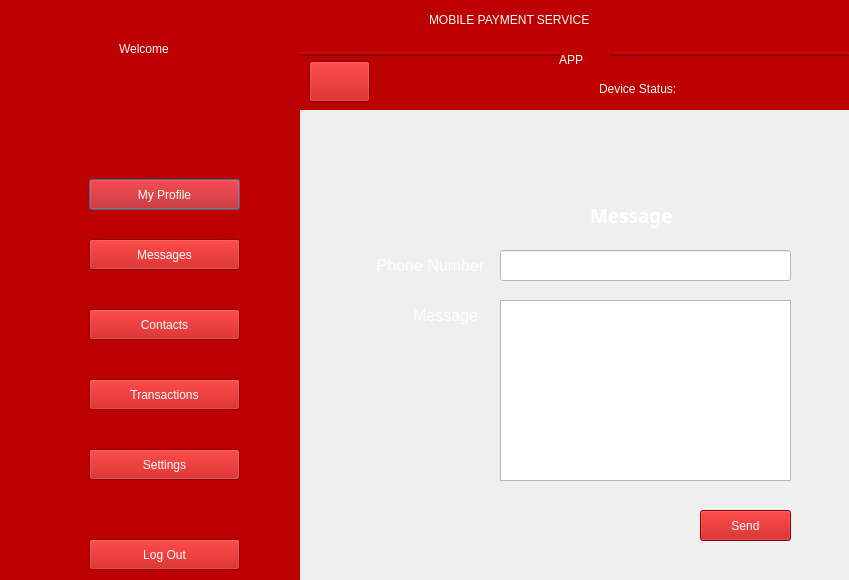
<?xml version="1.0" encoding="UTF-8"?>
<ui version="4.0">
 <class>Dialog</class>
 <widget class="QDialog" name="Dialog">
  <property name="geometry">
   <rect>
    <x>0</x>
    <y>0</y>
    <width>849</width>
    <height>580</height>
   </rect>
  </property>
  <property name="windowTitle">
   <string>Dialog</string>
  </property>
  <property name="styleSheet">
   <string notr="true"/>
  </property>
  <widget class="QWidget" name="widget" native="true">
   <property name="geometry">
    <rect>
     <x>-1</x>
     <y>-1</y>
     <width>301</width>
     <height>581</height>
    </rect>
   </property>
   <property name="styleSheet">
    <string notr="true">background-color: rgb(189, 0, 0);
color: rgb(255, 255, 255);</string>
   </property>
   <widget class="QLabel" name="label">
    <property name="geometry">
     <rect>
      <x>120</x>
      <y>40</y>
      <width>81</width>
      <height>20</height>
     </rect>
    </property>
    <property name="styleSheet">
     <string notr="true">font: 75 14pt &quot;MS Shell Dlg 2&quot;;</string>
    </property>
    <property name="text">
     <string>Welcome</string>
    </property>
   </widget>
   <widget class="QLabel" name="nmm">
    <property name="geometry">
     <rect>
      <x>60</x>
      <y>70</y>
      <width>201</width>
      <height>20</height>
     </rect>
    </property>
    <property name="styleSheet">
     <string notr="true">font: 75 13pt &quot;MS Shell Dlg 2&quot;;</string>
    </property>
    <property name="text">
     <string/>
    </property>
    <property name="alignment">
     <set>Qt::AlignCenter</set>
    </property>
   </widget>
   <widget class="QLabel" name="pnmm">
    <property name="geometry">
     <rect>
      <x>100</x>
      <y>110</y>
      <width>131</width>
      <height>20</height>
     </rect>
    </property>
    <property name="styleSheet">
     <string notr="true">font: 75 13pt &quot;MS Shell Dlg 2&quot;;</string>
    </property>
    <property name="text">
     <string/>
    </property>
    <property name="alignment">
     <set>Qt::AlignCenter</set>
    </property>
   </widget>
   <widget class="QLabel" name="label_4">
    <property name="geometry">
     <rect>
      <x>20</x>
      <y>170</y>
      <width>51</width>
      <height>41</height>
     </rect>
    </property>
    <property name="text">
     <string/>
    </property>
    <property name="pixmap">
     <pixmap>../icons/2.png</pixmap>
    </property>
   </widget>
   <widget class="QLabel" name="label_5">
    <property name="geometry">
     <rect>
      <x>20</x>
      <y>230</y>
      <width>51</width>
      <height>41</height>
     </rect>
    </property>
    <property name="text">
     <string/>
    </property>
    <property name="pixmap">
     <pixmap>../icons/3.png</pixmap>
    </property>
   </widget>
   <widget class="QLabel" name="label_11">
    <property name="geometry">
     <rect>
      <x>20</x>
      <y>370</y>
      <width>51</width>
      <height>41</height>
     </rect>
    </property>
    <property name="text">
     <string/>
    </property>
    <property name="pixmap">
     <pixmap>../icons/5.png</pixmap>
    </property>
   </widget>
   <widget class="QLabel" name="label_12">
    <property name="geometry">
     <rect>
      <x>20</x>
      <y>300</y>
      <width>51</width>
      <height>41</height>
     </rect>
    </property>
    <property name="text">
     <string/>
    </property>
    <property name="pixmap">
     <pixmap>../icons/4.png</pixmap>
    </property>
   </widget>
   <widget class="QLabel" name="label_13">
    <property name="geometry">
     <rect>
      <x>20</x>
      <y>440</y>
      <width>51</width>
      <height>41</height>
     </rect>
    </property>
    <property name="text">
     <string/>
    </property>
    <property name="pixmap">
     <pixmap>../icons/6.png</pixmap>
    </property>
   </widget>
   <widget class="QLabel" name="label_14">
    <property name="geometry">
     <rect>
      <x>20</x>
      <y>530</y>
      <width>51</width>
      <height>41</height>
     </rect>
    </property>
    <property name="text">
     <string/>
    </property>
    <property name="pixmap">
     <pixmap>../icons/7.png</pixmap>
    </property>
   </widget>
   <widget class="QPushButton" name="pushButton_2">
    <property name="geometry">
     <rect>
      <x>90</x>
      <y>180</y>
      <width>151</width>
      <height>31</height>
     </rect>
    </property>
    <property name="styleSheet">
     <string notr="true">font: 75 10pt &quot;Arial&quot;;</string>
    </property>
    <property name="text">
     <string>My Profile</string>
    </property>
   </widget>
   <widget class="QPushButton" name="messages">
    <property name="geometry">
     <rect>
      <x>90</x>
      <y>240</y>
      <width>151</width>
      <height>31</height>
     </rect>
    </property>
    <property name="styleSheet">
     <string notr="true">font: 75 10pt &quot;Arial&quot;;</string>
    </property>
    <property name="text">
     <string>Messages</string>
    </property>
   </widget>
   <widget class="QPushButton" name="pushButton_4">
    <property name="geometry">
     <rect>
      <x>90</x>
      <y>310</y>
      <width>151</width>
      <height>31</height>
     </rect>
    </property>
    <property name="styleSheet">
     <string notr="true">font: 75 10pt &quot;Arial&quot;;</string>
    </property>
    <property name="text">
     <string>Contacts</string>
    </property>
   </widget>
   <widget class="QPushButton" name="transaction">
    <property name="geometry">
     <rect>
      <x>90</x>
      <y>380</y>
      <width>151</width>
      <height>31</height>
     </rect>
    </property>
    <property name="styleSheet">
     <string notr="true">font: 75 10pt &quot;Arial&quot;;</string>
    </property>
    <property name="text">
     <string>Transactions</string>
    </property>
   </widget>
   <widget class="QPushButton" name="pushButton_6">
    <property name="geometry">
     <rect>
      <x>90</x>
      <y>450</y>
      <width>151</width>
      <height>31</height>
     </rect>
    </property>
    <property name="styleSheet">
     <string notr="true">font: 75 10pt &quot;Arial&quot;;</string>
    </property>
    <property name="text">
     <string>Settings</string>
    </property>
   </widget>
   <widget class="QPushButton" name="lgo">
    <property name="geometry">
     <rect>
      <x>90</x>
      <y>540</y>
      <width>151</width>
      <height>31</height>
     </rect>
    </property>
    <property name="styleSheet">
     <string notr="true">font: 75 10pt &quot;Arial&quot;;</string>
    </property>
    <property name="text">
     <string>Log Out</string>
    </property>
   </widget>
  </widget>
  <widget class="QFrame" name="frame">
   <property name="geometry">
    <rect>
     <x>299</x>
     <y>-1</y>
     <width>551</width>
     <height>111</height>
    </rect>
   </property>
   <property name="styleSheet">
    <string notr="true">background-color: rgb(189, 0, 0);
color: rgb(255, 255, 255);</string>
   </property>
   <property name="frameShape">
    <enum>QFrame::HLine</enum>
   </property>
   <property name="frameShadow">
    <enum>QFrame::Raised</enum>
   </property>
   <property name="lineWidth">
    <number>2</number>
   </property>
   <property name="midLineWidth">
    <number>0</number>
   </property>
   <widget class="QLabel" name="label_16">
    <property name="geometry">
     <rect>
      <x>260</x>
      <y>50</y>
      <width>51</width>
      <height>21</height>
     </rect>
    </property>
    <property name="styleSheet">
     <string notr="true">font: 75 18pt &quot;MS Shell Dlg 2&quot;;</string>
    </property>
    <property name="text">
     <string>APP</string>
    </property>
   </widget>
   <widget class="QLabel" name="label_15">
    <property name="geometry">
     <rect>
      <x>130</x>
      <y>10</y>
      <width>301</width>
      <height>21</height>
     </rect>
    </property>
    <property name="styleSheet">
     <string notr="true">font: 75 18pt &quot;MS Shell Dlg 2&quot;;</string>
    </property>
    <property name="text">
     <string>MOBILE PAYMENT SERVICE</string>
    </property>
   </widget>
   <widget class="QPushButton" name="hm">
    <property name="geometry">
     <rect>
      <x>10</x>
      <y>62</y>
      <width>61</width>
      <height>41</height>
     </rect>
    </property>
    <property name="text">
     <string/>
    </property>
    <property name="icon">
     <iconset>
      <normaloff>../icons/1.png</normaloff>../icons/1.png</iconset>
    </property>
    <property name="iconSize">
     <size>
      <width>40</width>
      <height>40</height>
     </size>
    </property>
   </widget>
   <widget class="QLabel" name="st">
    <property name="geometry">
     <rect>
      <x>410</x>
      <y>80</y>
      <width>111</width>
      <height>20</height>
     </rect>
    </property>
    <property name="styleSheet">
     <string notr="true">font: 75 12pt &quot;MS Shell Dlg 2&quot;;</string>
    </property>
    <property name="text">
     <string/>
    </property>
   </widget>
   <widget class="QLabel" name="label_2">
    <property name="geometry">
     <rect>
      <x>300</x>
      <y>80</y>
      <width>101</width>
      <height>20</height>
     </rect>
    </property>
    <property name="styleSheet">
     <string notr="true">font: 75 12pt &quot;MS Shell Dlg 2&quot;;</string>
    </property>
    <property name="text">
     <string>Device Status:</string>
    </property>
   </widget>
   <widget class="QLabel" name="sm">
    <property name="geometry">
     <rect>
      <x>80</x>
      <y>80</y>
      <width>111</width>
      <height>20</height>
     </rect>
    </property>
    <property name="styleSheet">
     <string notr="true">font: 75 11pt &quot;MS Shell Dlg 2&quot;;</string>
    </property>
    <property name="text">
     <string/>
    </property>
   </widget>
   <widget class="QLabel" name="smcd">
    <property name="geometry">
     <rect>
      <x>200</x>
      <y>80</y>
      <width>90</width>
      <height>20</height>
     </rect>
    </property>
    <property name="styleSheet">
     <string notr="true">font: 75 11pt &quot;MS Shell Dlg 2&quot;;</string>
    </property>
    <property name="text">
     <string/>
    </property>
   </widget>
  </widget>
  <widget class="QLabel" name="label_3">
   <property name="geometry">
    <rect>
     <x>290</x>
     <y>100</y>
     <width>561</width>
     <height>491</height>
    </rect>
   </property>
   <property name="text">
    <string/>
   </property>
   <property name="pixmap">
    <pixmap>../../../Downloads/IMG_3086.jpg</pixmap>
   </property>
  </widget>
  <widget class="QLabel" name="label_9">
   <property name="geometry">
    <rect>
     <x>400</x>
     <y>300</y>
     <width>91</width>
     <height>31</height>
    </rect>
   </property>
   <property name="font">
    <font>
     <family>Microsoft Sans Serif</family>
     <pointsize>12</pointsize>
     <weight>50</weight>
     <italic>false</italic>
     <bold>false</bold>
    </font>
   </property>
   <property name="styleSheet">
    <string notr="true">color: rgb(255, 255, 255);
font: 12pt &quot;Microsoft Sans Serif&quot;;

</string>
   </property>
   <property name="text">
    <string>Message</string>
   </property>
   <property name="alignment">
    <set>Qt::AlignCenter</set>
   </property>
  </widget>
  <widget class="QLabel" name="label_8">
   <property name="geometry">
    <rect>
     <x>590</x>
     <y>200</y>
     <width>91</width>
     <height>31</height>
    </rect>
   </property>
   <property name="font">
    <font>
     <family>Century Gothic</family>
     <pointsize>14</pointsize>
     <weight>75</weight>
     <bold>true</bold>
    </font>
   </property>
   <property name="styleSheet">
    <string notr="true">color: rgb(255, 255, 255);</string>
   </property>
   <property name="text">
    <string>Message</string>
   </property>
  </widget>
  <widget class="QLabel" name="label_7">
   <property name="geometry">
    <rect>
     <x>370</x>
     <y>250</y>
     <width>121</width>
     <height>31</height>
    </rect>
   </property>
   <property name="font">
    <font>
     <family>Microsoft Sans Serif</family>
     <pointsize>12</pointsize>
     <weight>50</weight>
     <italic>false</italic>
     <bold>false</bold>
    </font>
   </property>
   <property name="styleSheet">
    <string notr="true">
color: rgb(255, 255, 255);
font: 12pt &quot;Microsoft Sans Serif&quot;;

</string>
   </property>
   <property name="text">
    <string>Phone Number</string>
   </property>
   <property name="alignment">
    <set>Qt::AlignCenter</set>
   </property>
  </widget>
  <widget class="QLabel" name="label_6">
   <property name="geometry">
    <rect>
     <x>610</x>
     <y>150</y>
     <width>51</width>
     <height>51</height>
    </rect>
   </property>
   <property name="text">
    <string/>
   </property>
   <property name="pixmap">
    <pixmap>ICONS/icons8-group-message-48.png</pixmap>
   </property>
  </widget>
  <widget class="QPushButton" name="tuma">
   <property name="geometry">
    <rect>
     <x>700</x>
     <y>510</y>
     <width>91</width>
     <height>31</height>
    </rect>
   </property>
   <property name="styleSheet">
    <string notr="true">background-color: rgb(189, 0, 0);
color: rgb(255, 255, 255);</string>
   </property>
   <property name="text">
    <string>Send</string>
   </property>
  </widget>
  <widget class="QLineEdit" name="nmb">
   <property name="geometry">
    <rect>
     <x>500</x>
     <y>250</y>
     <width>291</width>
     <height>31</height>
    </rect>
   </property>
   <property name="styleSheet">
    <string notr="true">background-color: rgb(255, 255, 255);</string>
   </property>
   <property name="inputMethodHints">
    <set>Qt::ImhDigitsOnly</set>
   </property>
   <property name="alignment">
    <set>Qt::AlignCenter</set>
   </property>
   <property name="clearButtonEnabled">
    <bool>true</bool>
   </property>
  </widget>
  <widget class="QTextEdit" name="textEdit">
   <property name="geometry">
    <rect>
     <x>500</x>
     <y>300</y>
     <width>291</width>
     <height>181</height>
    </rect>
   </property>
  </widget>
 </widget>
 <resources/>
 <connections/>
</ui>
